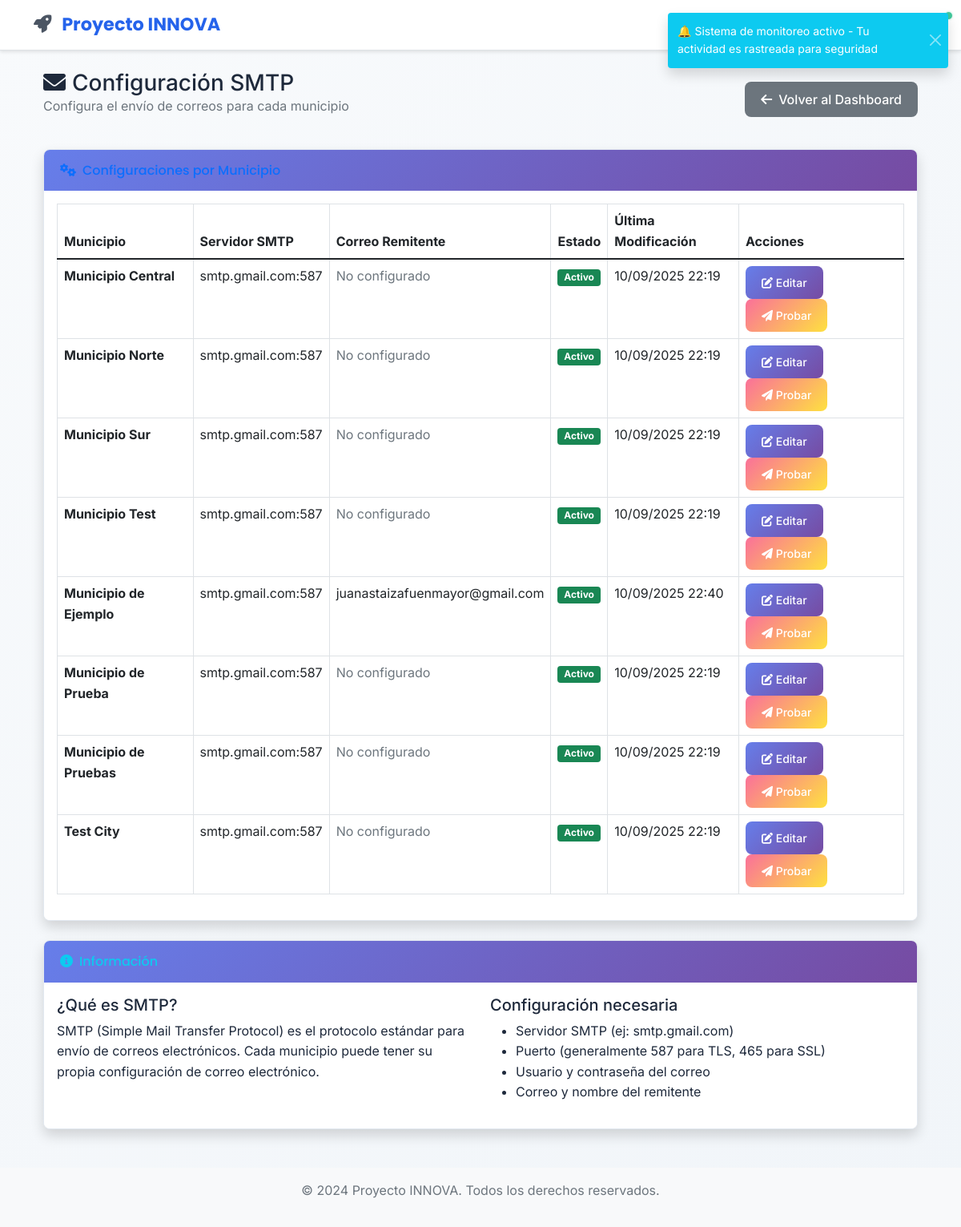
The page /admin/smtp-config (signed in) on the database as committed earlier.
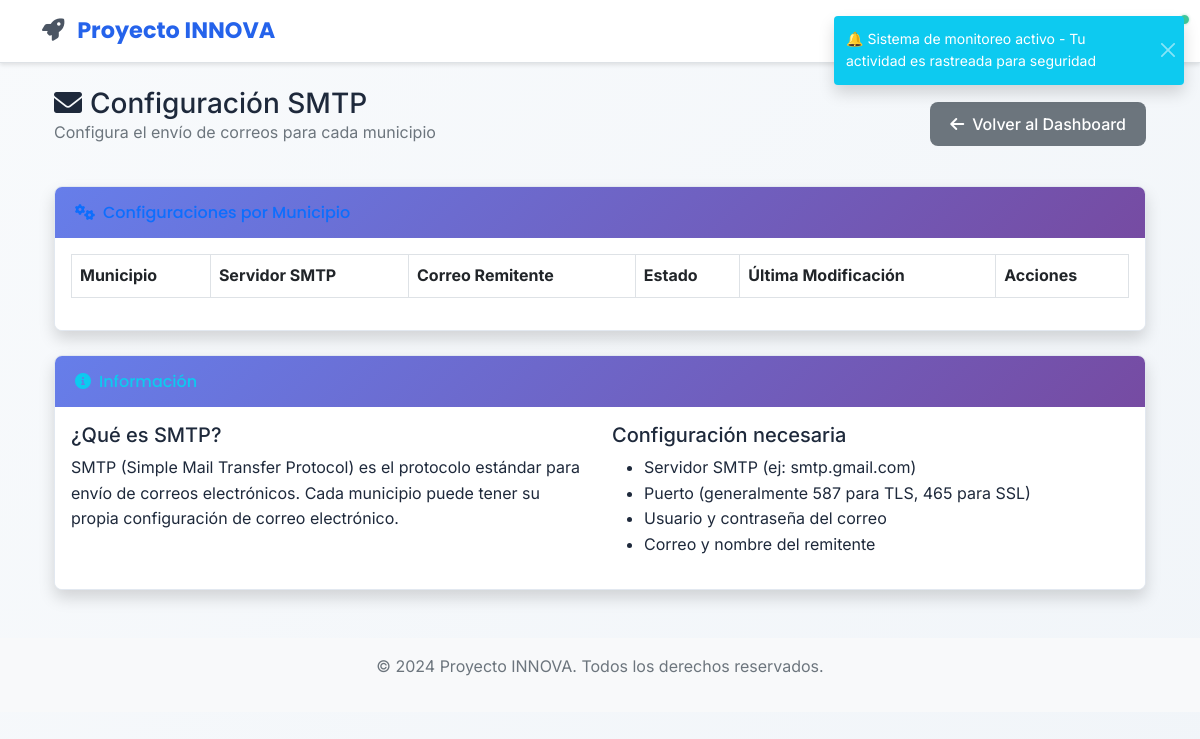
The same page on the database as committed later.
### app/models/smtp_config.py (models this page shows, shortened)
class SMTPConfig(db.Model):
    __tablename__ = 'smtp_configs'
    id = db.Column(db.Integer, primary_key=True)
    municipality = db.Column(db.String(100), nullable=False, unique=True, index=True)  # Municipio asociado
    smtp_server = db.Column(db.String(100), nullable=False)
    smtp_port = db.Column(db.Integer, nullable=False, default=587)
    smtp_username = db.Column(db.String(100), nullable=False)
    smtp_password = db.Column(db.String(200), nullable=False)  # Encriptado en producción
    use_tls = db.Column(db.Boolean, default=True)
    use_ssl = db.Column(db.Boolean, default=False)
    sender_email = db.Column(db.String(120), nullable=False)
    sender_name = db.Column(db.String(100), nullable=False)
    is_active = db.Column(db.Boolean, default=True)
    created_at = db.Column(db.DateTime, default=datetime.utcnow)
    updated_at = db.Column(db.DateTime, default=datetime.utcnow, onupdate=datetime.utcnow)

### app/views/admin.py (the view)
@admin_bp.route('/smtp-config')
@login_required
def smtp_config_list():
    smtp_configs = SMTPConfig.query.order_by(SMTPConfig.municipality).all()
    return render_template('admin/smtp_configs.html', title='Configuración SMTP', smtp_configs=smtp_configs)

### app/models/user.py (called while the page is built)
    def is_admin(self):
        if self.active_roles:
            admin_names = ['admin', 'administrador']
            return any(ur.role.name.lower() in admin_names for ur in self.active_roles)
        return self.legacy_role == 'admin'

### app/views/admin.py (called while the page is built)
@admin_bp.before_request
@login_required
def require_admin():
    if not current_user.is_admin():
        flash('Acceso denegado. Se requieren permisos de administrador.', 'error')
        return redirect(url_for('main.dashboard'))

### app/templates/admin/smtp_configs.html (shortened to what the changed rows need)
{% extends "base.html" %}
{% block content %}
<div class="container-fluid">
    <div class="d-flex justify-content-between align-items-center mb-4">
        <div>
            <h1 class="h3 mb-0 text-gray-800">
                <i class="fas fa-envelope me-2"></i>Configuración SMTP
            </h1>
        </div>
    </div>
    <div class="card shadow mb-4">
        <div class="card-body">
            <div class="table-responsive">
                <table class="table table-bordered" id="smtpTable" width="100%" cellspacing="0">
                    <thead>
                        <tr>
                            <th>Municipio</th>
                            <th>Servidor SMTP</th>
                            <th>Correo Remitente</th>
                            <th>Estado</th>
                            <th>Última Modificación</th>
                            <th>Acciones</th>
                        </tr>
                    </thead>
                    <tbody>
                        {% for config in smtp_configs %}
                        <tr>
                            <td>
                                <strong>{{ config.municipality }}</strong>
                            </td>
                            <td>
                                {% if config.smtp_server %}
                                    {{ config.smtp_server }}:{{ config.smtp_port }}
                                {% else %}
                                    <span class="text-muted">No configurado</span>
                                {% endif %}
                            </td>
                            <td>
                                {% if config.sender_email %}
                                    {{ config.sender_email }}
                                {% else %}
                                    <span class="text-muted">No configurado</span>
                                {% endif %}
                            </td>
                            <td>
                                {% if config.is_active %}
                                    <span class="badge bg-success">Activo</span>
                                {% else %}
                                    <span class="badge bg-secondary">Inactivo</span>
                                {% endif %}
                            </td>
                            <td>
                                {{ config.updated_at.strftime('%d/%m/%Y %H:%M') if config.updated_at else 'Nunca' }}
                            </td>
                            <td>
                                <a href="{{ url_for('admin.edit_smtp_config', municipality=config.municipality) }}"
                                   class="btn btn-sm btn-primary me-2">
                                    <i class="fas fa-edit"></i> Editar
                                </a>
                                <a href="{{ url_for('admin.test_smtp_config', municipality=config.municipality) }}"
                                   class="btn btn-sm btn-info">
                                    <i class="fas fa-paper-plane"></i> Probar
                                </a>
                            </td>
                        </tr>
                        {% endfor %}
                    </tbody>
                </table>
            </div>
        </div>
    </div>
</div>
{% endblock %}

Rows that differ between the two databases and show on the page:
removed SMTPConfig: municipality "Municipio Central", smtp_server "smtp.gmail.com", smtp_port "587", sender_email "No configurado", is_active "Activo", updated_at "10/09/2025 22:19"
removed SMTPConfig: municipality "Municipio Norte", smtp_server "smtp.gmail.com", smtp_port "587", sender_email "No configurado", is_active "Activo", updated_at "10/09/2025 22:19"
removed SMTPConfig: municipality "Municipio Sur", smtp_server "smtp.gmail.com", smtp_port "587", sender_email "No configurado", is_active "Activo", updated_at "10/09/2025 22:19"
removed SMTPConfig: municipality "Municipio Test", smtp_server "smtp.gmail.com", smtp_port "587", sender_email "No configurado", is_active "Activo", updated_at "10/09/2025 22:19"
removed SMTPConfig: municipality "Municipio de Ejemplo", smtp_server "smtp.gmail.com", smtp_port "587", sender_email "juanastaizafuenmayor@gmail.com", is_active "Activo", updated_at "10/09/2025 22:40"
removed SMTPConfig: municipality "Municipio de Prueba", smtp_server "smtp.gmail.com", smtp_port "587", sender_email "No configurado", is_active "Activo", updated_at "10/09/2025 22:19"
removed SMTPConfig: municipality "Municipio de Pruebas", smtp_server "smtp.gmail.com", smtp_port "587", sender_email "No configurado", is_active "Activo", updated_at "10/09/2025 22:19"
removed SMTPConfig: municipality "Test City", smtp_server "smtp.gmail.com", smtp_port "587", sender_email "No configurado", is_active "Activo", updated_at "10/09/2025 22:19"
